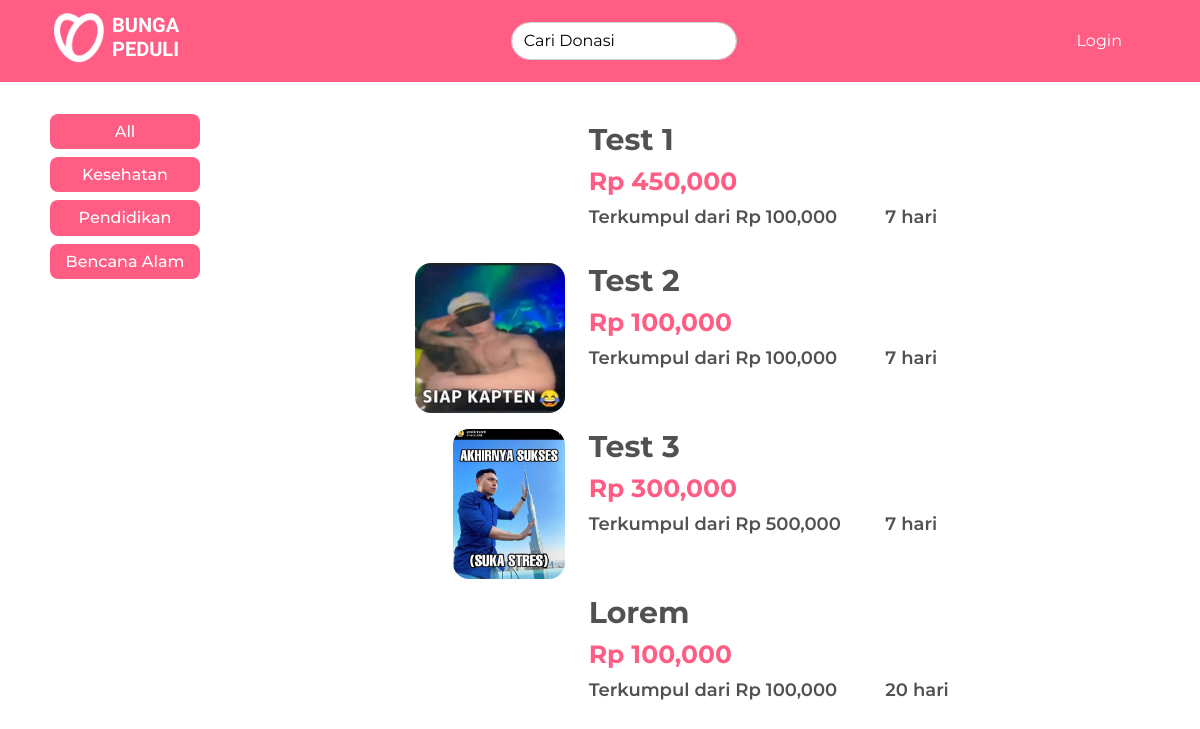
/donasi/, run on the app's committed database.
### base/models.py (models this page shows, shortened)
class Donation(models.Model):
    CATEGORIES = (
        ('kesehatan', 'Kesehatan'),
        ('pendidikan', 'Pendidikan'),
        ('bencana-alam', 'Bencana Alam')
    )
    user = models.ForeignKey(User, on_delete=models.CASCADE, null=True)
    name = models.CharField(max_length=200, null=True)
    collected = models.BigIntegerField(null=True, default=0)
    fund_target = models.BigIntegerField(null=True, blank=True)
    yayasan = models.CharField(max_length=200, null=True)
    beneficiary = models.CharField(max_length=200, null=True)
    fundraising_story =models.TextField(null=True)
    time_span = models.IntegerField(null=True)
    category = models.CharField(max_length=200, choices=CATEGORIES, null=True)
    created = models.DateTimeField(auto_now_add=True)
    thumbnail = models.ImageField(blank=True, null=True, validators=[validate_file_size])
    @property
    def imageURL(self):
        try :
            url = self.thumbnail.url
        except:
            url = ''
        return url

### base/views.py (the view)
# urls.py: path('donasi/', views.list_donasi, name='list-donasi'),
def list_donasi(request):
    q = request.GET.get('q') if request.GET.get('q') != None else ''
    donations = Donation.objects.filter(
        Q(name__icontains=q) |
        Q(category=q)
        )
    context = {
        'donations': donations,
    }
    return render(request, 'base/list-donasi.html', context)

### base/templatetags/rupiah_tags.py (called while the page is built)
@register.filter
def rupiah_format(value):
    value = intcomma(value)
    return f"Rp {value}"

### base/templates/base/list-donasi.html
{% extends 'main.html' %}
{% load static %}
{% load rupiah_tags %}
{% block content %}
<section id="ldonasi">
  <div id="nav" class="">
    <div class="container">
      <nav class="navbar navbar-expand-lg">
        <div class="container-fluid main-color">
            <a class="navbar-brand" href="{% url 'home' %}">
              <div class="d-flex tlogo justify-content-center">
                <img src="{% static 'img/logo-white.png' %}" alt="Logo" class="d-inline-block align-text-top">
                <h3 class="ms-2"><b>BUNGA<br>PEDULI</b></h3>
              </div>
            </a>
            <form role="search" method="get" action="{% url 'list-donasi' %}">
                <input class="form-control me-2 rounded-pill" type="search" name="q" placeholder="Cari Donasi" aria-label="Search">
            </form>
            {% if request.user.is_authenticated %}
            <div class="d-flex profile">
              <a href="{% url 'profile' %}" class="mt-2 me-2"><b>{{ request.user.username }}</b></a>
              <img src="{% static 'img/profile.png' %}" alt="">
            </div>
            {% else %}
            <a class="btn btn-primary py-2 px-4" href="{% url 'login' %}">Login</a>
            {% endif %}
        </div>
      </nav>
    </div>
  </div>
    <div class="container my-4">
      <div class="row">
        <div class="col-2 categories">
              <a href="{% url 'list-donasi' %}" class="btn-donasi text-center row rounded-3 my-2">
                <h6 class="col mt-2">All</h6>
              </a>
              <a href="{% url 'list-donasi' %}?q=kesehatan" class="btn-donasi text-center row rounded-3 my-2">
                <h6 class="col mt-2">Kesehatan</h6>
              </a>
              <a href="{% url 'list-donasi' %}?q=pendidikan" class="btn-donasi text-center row rounded-3 my-2">
                <h6 class="col mt-2">Pendidikan</h6>
              </a>
              <a href="{% url 'list-donasi' %}?q=bencana-alam" class="btn-donasi text-center row rounded-3 my-2">
                <h6 class="col mt-2">Bencana Alam</h6>
              </a>
        </div>
        <div class="col-10">
          <div class="list-donasi">
            {% for donation in donations %}
            <div class="donasi my-3">
              <div class="row ms-5">
                <div class="col-4 text-end">
                  <img src="{{ donation.imageURL }}" alt="" class="img-fluid rounded-4">
                </div>
                <div class="col-8">
                  <a href="{% url 'donasi' donation.id %}"><h3>{{ donation.name|capfirst }}</h3></a>
                  <h4>{{ donation.collected | rupiah_format  }}</h4>
                  <div class="row">
                  <p class="col">Terkumpul dari {{ donation.fund_target | rupiah_format }}</p>
                  <p class="col">{{ donation.time_span }} hari</p>
                  </div>
                </div>
              </div>
            </div>
            {% endfor %}
          </div>
        </div>
      </div>
    </div>
  </section>
{% endblock content %}

### static/css/style.css (style rules this page uses)
:root { --mainColor:#FF5D84; }
body { font-family: 'Montserrat', sans-serif; }
html, body { padding: 0; margin: 0; }
a { text-decoration: none; transition: 0.5s; }
#nav .navbar-brand h3 { color: var(--mainColor); font-size: 20px; font-style: normal; font-weight: 500; font-family: 'MuseoModerno', sans-serif; }
#nav input { background-color: var(--mainColor); }
#nav input::placeholder { color: #fff; }
#nav input[type="search"] { color: #fff; }
#nav .btn { background-color: var(--mainColor); border: none; }
#ldonasi #nav { background-color: var(--mainColor); }
#ldonasi #nav h3 { color: #fff; }
#ldonasi #nav img { max-width: 50px; height: 50px; }
#ldonasi #nav input { background-color: #fff; }
#ldonasi #nav input::placeholder { color: #000000; }
#ldonasi #nav input[type="search"] { color: #000000; }
#ldonasi .categories a { background-color: var(--mainColor); max-width: 150px; color: #fff; margin: 0 auto; }
#ldonasi .list-donasi .donasi img { max-width: 300px; max-height: 150px; margin: 0 auto; }
#ldonasi .list-donasi .donasi h3 { color: #515151; font-weight: 700; font-size: 30px; }
#ldonasi .list-donasi .donasi h4 { color: var(--mainColor); font-weight: 700; font-size: 25px; }
#ldonasi .list-donasi .donasi p { color: #515151; font-weight: 600; font-size: 18px; }

### data on the page
Donation: name "Test 1", collected|rupiah_format "Rp 450,000", fund_target|rupiah_format "Rp 100,000", time_span "7"
Donation: imageURL (picture), name "Test 2", collected|rupiah_format "Rp 100,000", fund_target|rupiah_format "Rp 100,000", time_span "7"
Donation: imageURL (picture), name "Test 3", collected|rupiah_format "Rp 300,000", fund_target|rupiah_format "Rp 500,000", time_span "7"
Donation: name "Lorem", collected|rupiah_format "Rp 100,000", fund_target|rupiah_format "Rp 100,000", time_span "20"
